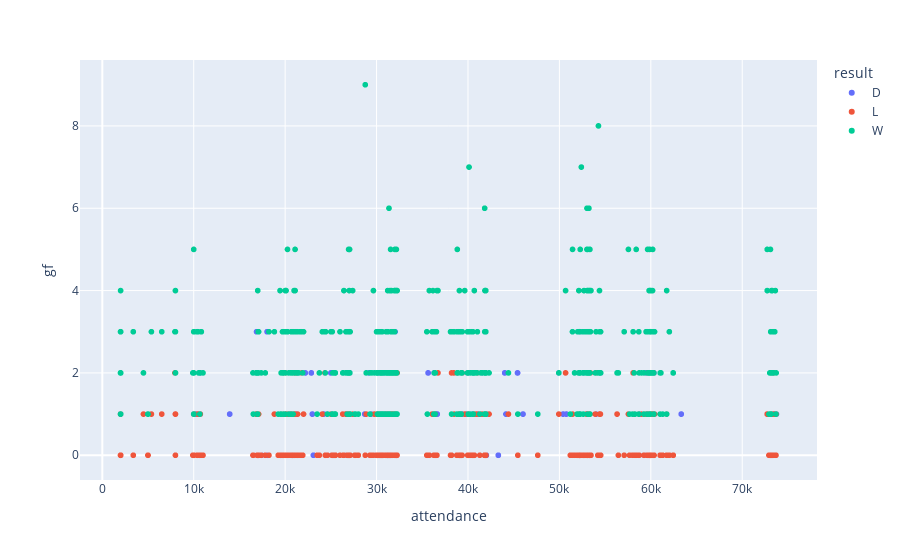

The code cell stored with this chart in its notebook:
### Code cell
import plotly.express as px
fig = px.scatter(
    match_df, 
    x="attendance", 
    y="gf", 
    color='result', 
    hover_data=['opponent', 'ga']
)
fig.show()

### Figure 1 — Plotly figure (JSON) as saved in the notebook; plotly's stock layout.template omitted (floating-point values rounded to 4 significant figures; data arrays with more than 128 entries replaced by an {"elided": "..."} marker saying what was removed)
{"data": [{"customdata": {"elided": "548x2 mixed values"}, "hovertemplate": "result=D<br>attendance=%{x}<br>gf=%{y}<br>opponent=%{customdata[0]}<br>ga=%{customdata[1]}<extra></extra>", "legendgroup": "D", "marker": {"color": "#636efa", "symbol": "circle"}, "mode": "markers", "name": "D", "showlegend": true, "type": "scattergl", "x": {"elided": "548 int values"}, "xaxis": "x", "y": {"elided": "548 mixed values"}, "yaxis": "y"}, {"customdata": {"elided": "906x2 mixed values"}, "hovertemplate": "result=L<br>attendance=%{x}<br>gf=%{y}<br>opponent=%{customdata[0]}<br>ga=%{customdata[1]}<extra></extra>", "legendgroup": "L", "marker": {"color": "#EF553B", "symbol": "circle"}, "mode": "markers", "name": "L", "showlegend": true, "type": "scattergl", "x": {"elided": "906 int values"}, "xaxis": "x", "y": {"elided": "906 mixed values"}, "yaxis": "y"}, {"customdata": {"elided": "906x2 mixed values"}, "hovertemplate": "result=W<br>attendance=%{x}<br>gf=%{y}<br>opponent=%{customdata[0]}<br>ga=%{customdata[1]}<extra></extra>", "legendgroup": "W", "marker": {"color": "#00cc96", "symbol": "circle"}, "mode": "markers", "name": "W", "showlegend": true, "type": "scattergl", "x": {"elided": "906 int values"}, "xaxis": "x", "y": {"elided": "906 mixed values"}, "yaxis": "y"}], "layout": {"legend": {"title": {"text": "result"}, "tracegroupgap": 0}, "margin": {"t": 60}, "xaxis": {"anchor": "y", "domain": [0, 1], "title": {"text": "attendance"}}, "yaxis": {"anchor": "x", "domain": [0, 1], "title": {"text": "gf"}}}}
